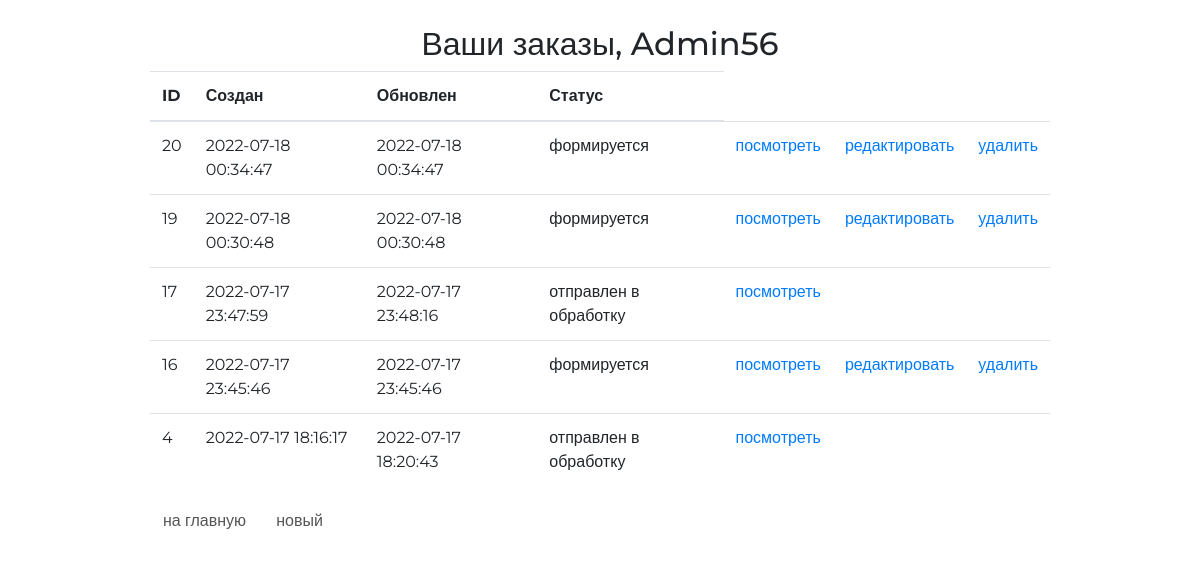
The page /order/ (signed in) on the database its author committed.
### authapp/models.py (models this page shows)
class TravelUser(AbstractUser):
    avatar = models.ImageField(upload_to="users_avatars", blank=True)
    age = models.PositiveIntegerField(verbose_name="возраст", default=18)

### ordersapp/models.py (models this page shows, shortened)
class Order(models.Model):
    FORMING = "FM"
    SENT_TO_PROCEED = "STP"
    PROCEEDED = "PRD"
    PAID = "PD"
    READY = "RDY"
    CANCEL = "CNL"
    ORDER_STATUS_CHOICES = (
        (FORMING, "формируется"),
        (SENT_TO_PROCEED, "отправлен в обработку"),
        (PROCEEDED, "оплачен"),
        (PAID, "обрабатывается"),
        (READY, "подтверждён размещением"),
        (CANCEL, "отменён"),
    )
    user = models.ForeignKey(settings.AUTH_USER_MODEL, on_delete=models.CASCADE)
    created = models.DateTimeField(verbose_name="создан", auto_now_add=True)
    updated = models.DateTimeField(verbose_name="обновлён", auto_now=True)
    status = models.CharField(
        verbose_name="статус",
        max_length=3,
        choices=ORDER_STATUS_CHOICES,
        default=FORMING,
    )
    is_active = models.BooleanField(verbose_name="активен", default=True)
    class Meta:
        ordering = ("-created",)
        verbose_name = "заказ"
        verbose_name_plural = "заказы"

### ordersapp/views.py (the view)
# urls.py: path("", ordersapp.OrderList.as_view(), name="orders_list"),
class OrderList(ListView):
    model = Order
    def get_queryset(self):
        return Order.objects.filter(user=self.request.user)

### ordersapp/templates/ordersapp/order_list.html
{% extends 'ordersapp/base.html' %}
{% load static %}
{% block content %}
    <div class="h2 text-center head">
        Ваши заказы,
            {{ user|title }}
    </div>
    <table class="table orders_list">
        <thead>
        <tr>
            <th>ID</th>
            <th>Создан</th>
            <th>Обновлен</th>
            <th>Статус</th>
        </tr>
        </thead>
        <tbody>
        {% for item in object_list %}
            {% if item.is_active %}
                <tr>
                    <td class="td1 orders_list">{{ item.pk }}</td>
                    <td>{{ item.created|date:"Y-m-d H:i:s" }}</td>
                    <td>{{ item.updated|date:"Y-m-d H:i:s" }}</td>
                    <td>{{ item.get_status_display }}</td>
                    <td>
                        <a href="{% url 'ordersapp:order_read' item.pk %}">
                            посмотреть
                        </a>
                    </td>
                    <td>
                        {% if item.status == 'FM' %}
                            <a href="{% url 'ordersapp:order_update' item.pk %}">
                                редактировать
                            </a>
                        {% endif %}
                    </td>
                    <td>
                        {% if item.status == 'FM' %}
                            <a href="{% url 'ordersapp:order_delete' item.pk %}">
                                удалить
                            </a>
                        {% endif %}
                    </td>
                </tr>
            {% endif %}
        {% endfor %}
        </tbody>
    </table>
    <button class="btn btn-default btn-round" >
        <a href="{% url 'main' %}">
            на главную
        </a>
    </button>
    <button class="btn btn-default btn-round">
        <a href="{% url 'ordersapp:order_create' %}">
            новый
        </a>
    </button>
{% endblock %}

### static/css/style.css (style rules this page uses)
* { margin: 0; padding: 0; }
.order_container button a { text-decoration: none; color: #555; }
.table.orders_list { min-width: 600px; }
.td1.orders_list { width: 40px; }
body { font-family: 'Montserrat', sans-serif; }
html, body { height: 100%; }
table { width: 100%; }
td:first-child { width: 235px; }

### rows shown on the page
TravelUser: username "Admin56"
Order: pk "20", created "2022-07-18 00:34:47", updated "2022-07-18 00:34:47", status "формируется", shows "редактировать", shows "удалить"
Order: pk "19", created "2022-07-18 00:30:48", updated "2022-07-18 00:30:48", status "формируется", shows "редактировать", shows "удалить"
Order: pk "17", created "2022-07-17 23:47:59", updated "2022-07-17 23:48:16", status "отправлен в обработку"
Order: pk "16", created "2022-07-17 23:45:46", updated "2022-07-17 23:45:46", status "формируется", shows "редактировать", shows "удалить"
Order: pk "4", created "2022-07-17 18:16:17", updated "2022-07-17 18:20:43", status "отправлен в обработку"
